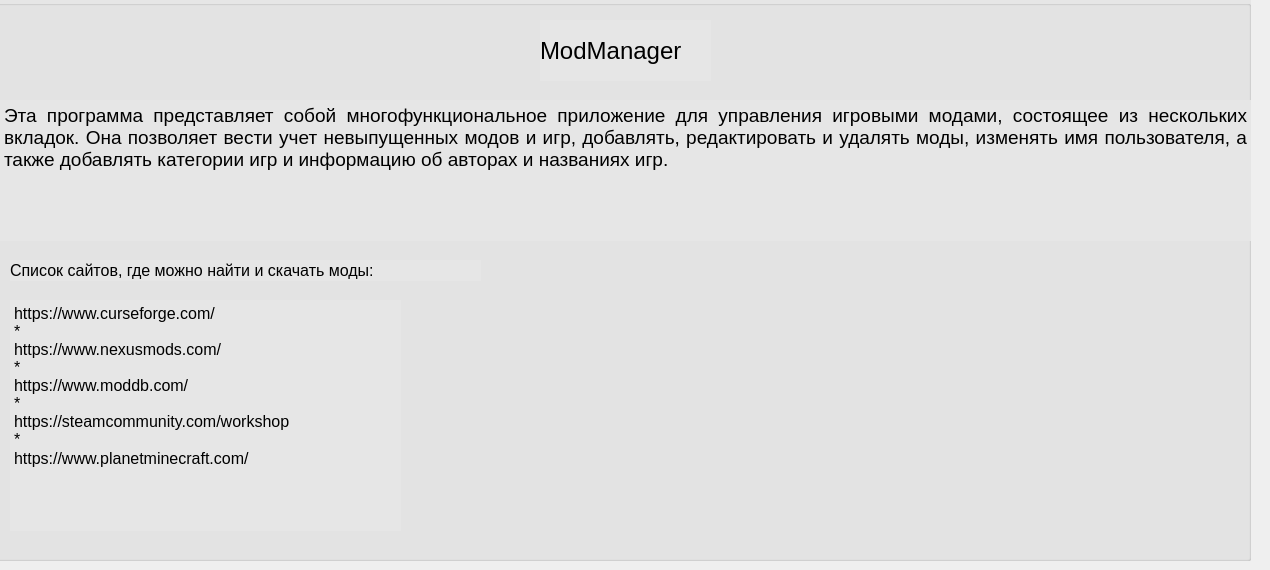
    <widget class="QWidget" name="tab_11">
     <attribute name="title">
      <string>Page</string>
     </attribute>
     <widget class="QGroupBox" name="groupBox">
      <property name="geometry">
       <rect>
        <x>-10</x>
        <y>0</y>
        <width>1261</width>
        <height>561</height>
       </rect>
      </property>
      <property name="styleSheet">
       <string notr="true">background-color: rgb(230, 230, 230);</string>
      </property>
      <property name="title">
       <string/>
      </property>
      <widget class="QLabel" name="label_32">
       <property name="geometry">
        <rect>
         <x>550</x>
         <y>20</y>
         <width>171</width>
         <height>61</height>
        </rect>
       </property>
       <property name="font">
        <font>
         <pointsize>18</pointsize>
        </font>
       </property>
       <property name="text">
        <string>ModManager</string>
       </property>
      </widget>
      <widget class="QTextEdit" name="textEdit">
       <property name="geometry">
        <rect>
         <x>10</x>
         <y>100</y>
         <width>1251</width>
         <height>141</height>
        </rect>
       </property>
       <property name="styleSheet">
        <string notr="true">QTextEdit {
    border: none;
}</string>
       </property>
       <property name="html">
        <string>&lt;!DOCTYPE HTML PUBLIC &quot;-//W3C//DTD HTML 4.0//EN&quot; &quot;http://www.w3.org/TR/REC-html40/strict.dtd&quot;&gt;
&lt;html&gt;&lt;head&gt;&lt;meta name=&quot;qrichtext&quot; content=&quot;1&quot; /&gt;&lt;style type=&quot;text/css&quot;&gt;
p, li { white-space: pre-wrap; }
&lt;/style&gt;&lt;/head&gt;&lt;body style=&quot; font-family:'MS Shell Dlg 2'; font-size:7.8pt; font-weight:400; font-style:normal;&quot;&gt;
&lt;p align=&quot;justify&quot; style=&quot; margin-top:0px; margin-bottom:0px; margin-left:0px; margin-right:0px; -qt-block-indent:0; text-indent:0px;&quot;&gt;&lt;span style=&quot; font-size:14pt;&quot;&gt;Эта программа представляет собой многофункциональное приложение для управления игровыми модами, состоящее из нескольких вкладок. Она позволяет вести учет невыпущенных модов и игр, добавлять, редактировать и удалять моды, изменять имя пользователя, а также добавлять категории игр и информацию об авторах и названиях игр.&lt;/span&gt;&lt;/p&gt;&lt;/body&gt;&lt;/html&gt;</string>
       </property>
      </widget>
      <widget class="QLabel" name="label_33">
       <property name="geometry">
        <rect>
         <x>20</x>
         <y>260</y>
         <width>471</width>
         <height>21</height>
        </rect>
       </property>
       <property name="font">
        <font>
         <pointsize>12</pointsize>
        </font>
       </property>
       <property name="styleSheet">
        <string notr="true"/>
       </property>
       <property name="text">
        <string>Список сайтов, где можно найти и скачать моды:</string>
       </property>
      </widget>
      <widget class="QTextEdit" name="textEdit_2">
       <property name="geometry">
        <rect>
         <x>20</x>
         <y>300</y>
         <width>391</width>
         <height>231</height>
        </rect>
       </property>
       <property name="styleSheet">
        <string notr="true">QTextEdit {
    border: none;
}</string>
       </property>
       <property name="html">
        <string>&lt;!DOCTYPE HTML PUBLIC &quot;-//W3C//DTD HTML 4.0//EN&quot; &quot;http://www.w3.org/TR/REC-html40/strict.dtd&quot;&gt;
&lt;html&gt;&lt;head&gt;&lt;meta name=&quot;qrichtext&quot; content=&quot;1&quot; /&gt;&lt;style type=&quot;text/css&quot;&gt;
p, li { white-space: pre-wrap; }
&lt;/style&gt;&lt;/head&gt;&lt;body style=&quot; font-family:'MS Shell Dlg 2'; font-size:7.8pt; font-weight:400; font-style:normal;&quot;&gt;
&lt;p style=&quot; margin-top:0px; margin-bottom:0px; margin-left:0px; margin-right:0px; -qt-block-indent:0; text-indent:0px;&quot;&gt;&lt;span style=&quot; font-size:12pt;&quot;&gt;https://www.curseforge.com/&lt;br /&gt;*&lt;br /&gt;https://www.nexusmods.com/&lt;br /&gt;*&lt;br /&gt;https://www.moddb.com/&lt;br /&gt;*&lt;br /&gt;https://steamcommunity.com/workshop&lt;br /&gt;*&lt;/span&gt;&lt;/p&gt;
&lt;p style=&quot; margin-top:0px; margin-bottom:0px; margin-left:0px; margin-right:0px; -qt-block-indent:0; text-indent:0px;&quot;&gt;&lt;span style=&quot; font-size:12pt;&quot;&gt;https://www.planetminecraft.com/&lt;/span&gt;&lt;/p&gt;&lt;/body&gt;&lt;/html&gt;</string>
       </property>
      </widget>
     </widget>
    </widget>
